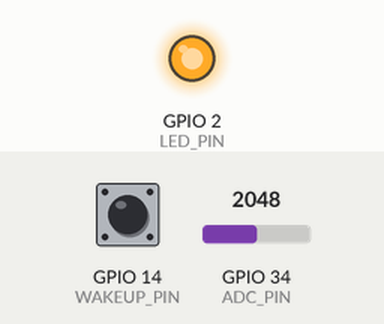
Bench run of a sketch on a simulated ESP32. On the bench: output pins drawn as LEDs (lit = HIGH). The inputs (shaded band) are chosen by the test bench; at power-on: GPIO 14 (WAKEUP_PIN) HIGH, GPIO 34 (ADC_PIN) = 2048. What the sketch prints to the serial monitor is not drawn. At 20.3 s the program puts the board to deep sleep or switches it off; the recording ends there.

Above: at 0.3 s.
Timing chart, 0 to 20.3 s (numbered marks = the images above):
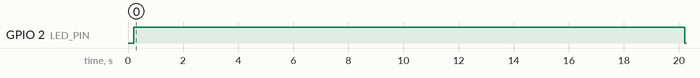

Measured:
- by itself, GPIO 2 (LED_PIN): HIGH → LOW at 20.2 s

The sketch:

sensor_node.ino
```cpp
#include <WiFi.h>
#include <esp_now.h>
#include <esp_wifi.h>

// ====== pinconfig ======
#define WAKEUP_PIN 14   // knop, active LOW, ook voor extra "blijf wakker"
#define ADC_PIN    34   // analoge ingang
#define LED_PIN     2   // onboard LED (GPIO2)

// ====== sensor-id ======
const uint8_t SENSOR_ID = 1;    // <--- zet deze voor het branden op de juiste waarde.

// ====== ESP-NOW ontvanger MAC-adres ======
// (jij had deze in je bestand staan)
uint8_t receiverMac[] = { 0x94, 0xB5, 0x55, 0x2D, 0x00, 0xB5 };

// ====== instellingen ======
const int FIXED_CHANNEL = 1;            // zelfde kanaal als je AP/collector
const unsigned long ACTIVE_MS = 20000;  // zó lang wakker blijven zonder activiteit (20 s)
const unsigned long SAMPLE_MS = 100;    // elke 100 ms meten en sturen
const float CHANGE_THRESHOLD = 0.10f;   // 10% verandering = activiteit

// pakket dat we versturen
struct SensorPacket {
  uint8_t sensorId;
  int adcValue;
};

// callback voor verzenden (nieuwe esp32 core)
void onDataSent(const wifi_tx_info_t *info, esp_now_send_status_t status) {
  // alleen voor debug
  Serial.print("[ESP-NOW] send status: ");
  Serial.println(status == ESP_NOW_SEND_SUCCESS ? "OK" : "FAIL");
}

// in slaap gaan
void goToSleep() {
  // wakker worden op WAKEUP_PIN = LOW
  esp_sleep_enable_ext0_wakeup((gpio_num_t)WAKEUP_PIN, 0);
  Serial.println("➡️  ga nu in deep sleep");
  Serial.flush();
  delay(50);
  esp_deep_sleep_start();
}

void setup() {
  Serial.begin(115200);
  delay(200);
  Serial.println();
  Serial.println("=== SENSOR NODE (met activiteit-reset) ===");

  pinMode(LED_PIN, OUTPUT);
  digitalWrite(LED_PIN, LOW);

  pinMode(WAKEUP_PIN, INPUT_PULLUP);

  esp_sleep_wakeup_cause_t cause = esp_sleep_get_wakeup_cause();
  if (cause == ESP_SLEEP_WAKEUP_EXT0) {
    Serial.println("Wakker geworden door knop (EXT0).");
  } else {
    Serial.println("Eerste boot of andere wakeup.");
  }

  // WiFi op STA en kanaal forceren
  WiFi.mode(WIFI_STA);
  esp_wifi_set_promiscuous(true);
  esp_wifi_set_channel(FIXED_CHANNEL, WIFI_SECOND_CHAN_NONE);
  esp_wifi_set_promiscuous(false);

  // ESP-NOW init
  if (esp_now_init() != ESP_OK) {
    Serial.println("❌ ESP-NOW init mislukt, ga slapen");
    goToSleep();
  }
  esp_now_register_send_cb(onDataSent);

  // peer toevoegen
  esp_now_peer_info_t peer = {};
  memcpy(peer.peer_addr, receiverMac, 6);
  peer.channel = FIXED_CHANNEL;
  peer.encrypt = false;
  if (esp_now_add_peer(&peer) != ESP_OK) {
    Serial.println("❌ Peer toevoegen mislukt, ga slapen");
    goToSleep();
  }

  Serial.println("✅ ESP-NOW klaar, ga meten...");
  digitalWrite(LED_PIN, HIGH);
}

void loop() {
  static unsigned long lastActivityMs = millis();   // laatst dat we iets “actiefs” deden
  static unsigned long lastSampleMs   = 0;
  static int lastValue                = -1;         // vorige ADC-waarde

  unsigned long now = millis();

  // 1) knop nogmaals ingedrukt? → timer resetten
  if (digitalRead(WAKEUP_PIN) == LOW) {
    lastActivityMs = now;
    // Serial.println("Knop tijdens wake → timer reset");
  }

  // 2) tijd voor nieuwe meting?
  if (now - lastSampleMs >= SAMPLE_MS) {
    lastSampleMs = now;

    int adc = analogRead(ADC_PIN);

    // pakket vullen
    SensorPacket pkt;
    pkt.sensorId = SENSOR_ID;
    pkt.adcValue = adc;

    // verzenden
    esp_err_t res = esp_now_send(receiverMac, (uint8_t *)&pkt, sizeof(pkt));
    if (res != ESP_OK) {
      Serial.printf("Versturen mislukt, code=%d\n", res);
    } else {
      Serial.printf("Send: id=%u val=%d\n", pkt.sensorId, pkt.adcValue);
    }

    // 3) kijken of de waarde “veel” veranderd is
    if (lastValue >= 0) {
      int diff = abs(adc - lastValue);
      int base = lastValue;
      if (base < 10) base = 10;  // beveiliging tegen heel kleine waardes
      float ratio = (float)diff / (float)base;
      if (ratio > CHANGE_THRESHOLD) {
        // meer dan 10% verschil → opnieuw de 20 seconden starten
        lastActivityMs = now;
        // Serial.println("Grote verandering → timer reset");
      }
    } else {
      // eerste meting na wake → ook als activiteit tellen
      lastActivityMs = now;
    }

    lastValue = adc;
  }

  // 4) te lang niets → slapen
  if (now - lastActivityMs >= ACTIVE_MS) {
    digitalWrite(LED_PIN, LOW);
    goToSleep();
  }

  delay(5);
}
```
